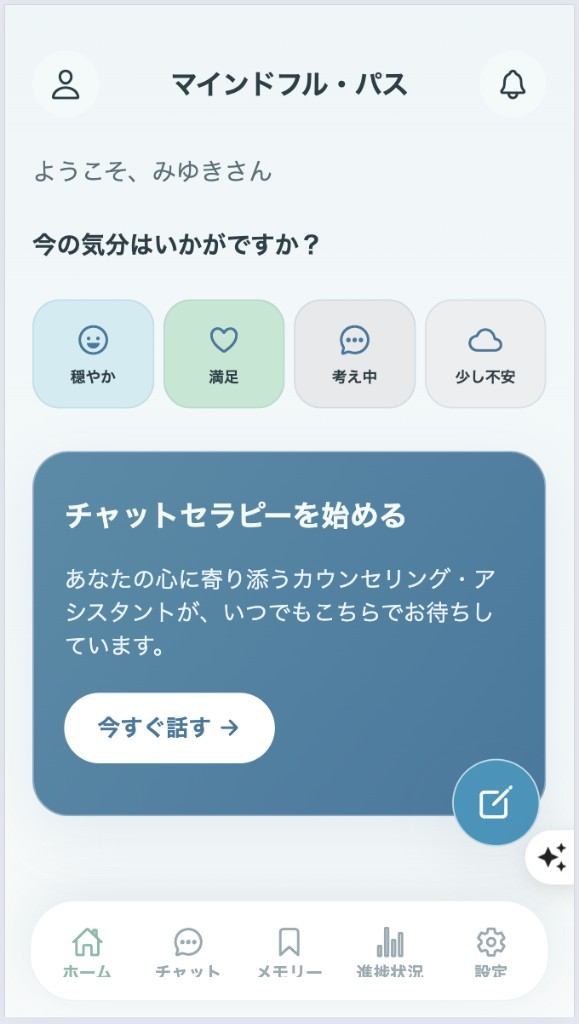
#> input picture images/cbt-thumb-tab1-home.png, 579 x 1024 px
$ python build_thumb_cbt_mockups.py
#> lines starting #> are read from the running program, lines starting #| are printed output that depends on the picture; after the words box and inside, x2 and y2 are one past the last pixel; in counts of white or black regions, pixels touching at a corner belong together
#!/usr/bin/env python3
"""
CBTアプリの4タブスクショをスマホモックに収め、WORKS用サムネ（1600×1200）へ横一列で配置する。
"""

from __future__ import annotations

from pathlib import Path

from PIL import Image, ImageDraw, ImageFilter

ROOT = Path(__file__).resolve().parent
SOURCES = (
    ROOT / "cbt-thumb-tab1-home.png",
    ROOT / "cbt-thumb-tab2-chat.png",
    ROOT / "cbt-thumb-tab3-memory.png",
    ROOT / "cbt-thumb-tab4-progress.png",
)
OUT = ROOT / "thumb-cbt-mindful-path.jpg"

CANVAS_W, CANVAS_H = 1600, 1200
GAP = 28
SIDE = 48
BG = (233, 236, 241)

BODY_FILL = (26, 28, 40, 255)
NOTCH_FILL = (8, 9, 12, 240)
HOME_BAR = (230, 230, 238, 200)
SCREEN_BG = (244, 247, 250)


def draw_rounded_mask(size: tuple[int, int], radius: int) -> Image.Image:
    mask = Image.new("L", size, 0)
    ImageDraw.Draw(mask).rounded_rectangle(
        (0, 0, size[0] - 1, size[1] - 1), radius=radius, fill=255
    )
    return mask


def resize_cover_top(im: Image.Image, tw: int, th: int) -> Image.Image:
    """画面領域いっぱいに覆う。上端基準でクロップ（UIヘッダーが切れにくい）。"""
    rgb = im.convert("RGB")
    w, h = rgb.size
    scale = max(tw / w, th / h)
    nw = max(1, int(round(w * scale)))
    nh = max(1, int(round(h * scale)))
    resized = rgb.resize((nw, nh), Image.Resampling.LANCZOS)
    left = max(0, (nw - tw) // 2)
    top = 0
    return resized.crop((left, top, left + tw, top + th))


def phone_mock(screen: Image.Image, pw: int, ph: int) -> Image.Image:
    """外寸 pw×ph の端末フレーム。画面はベゼル内に上寄せでフィット。"""
    bezel = max(8, pw // 28)
    notch_h = max(12, ph // 72)
    top_band = bezel + notch_h + max(8, ph // 150)
    bottom_band = bezel + max(14, ph // 56)

    sx0, sy0 = bezel, top_band
    sw = pw - bezel * 2
    sh = ph - top_band - bottom_band
    screen_r = max(14, pw // 14)
    outer_r = max(24, min(pw, ph) // 10)

    out = Image.new("RGBA", (pw, ph), (0, 0, 0, 0))

    body_mask = draw_rounded_mask((pw, ph), outer_r)
    body = Image.new("RGBA", (pw, ph), BODY_FILL)
    body.putalpha(body_mask)
    out.alpha_composite(body)

    # ノッチ
    nw = int(pw * 0.36)
    nx = (pw - nw) // 2
    ny = max(2, bezel // 2)
    notch = Image.new("RGBA", (nw, notch_h), (0, 0, 0, 0))
    ImageDraw.Draw(notch).rounded_rectangle(
        (0, 0, nw - 1, notch_h - 1), radius=notch_h // 2, fill=NOTCH_FILL
    )
    out.alpha_composite(notch, (nx, ny))

    # 画面（角丸クリップ）
    content = resize_cover_top(screen, sw, sh)
    screen_layer = Image.new("RGBA", (sw, sh), SCREEN_BG + (255,))
    screen_layer.paste(content, (0, 0))
    r_scr = min(screen_r, sw // 4, sh // 12)
    screen_layer.putalpha(draw_rounded_mask((sw, sh), r_scr))
    out.alpha_composite(screen_layer, (sx0, sy0))

    # ホームインジケータ
    bw = max(28, pw // 3)
    bh = max(4, ph // 150)
    bx = (pw - bw) // 2
    by = ph - bottom_band // 2 - bh // 2
    home = Image.new("RGBA", (bw, bh), (0, 0, 0, 0))
    ImageDraw.Draw(home).rounded_rectangle(
        (0, 0, bw - 1, bh - 1), radius=bh // 2, fill=HOME_BAR
    )
    out.alpha_composite(home, (bx, by))

    return out


def drop_shadow(im: Image.Image, blur: int = 14, offset: tuple[int, int] = (0, 8)) -> Image.Image:
    w, h = im.size
    pad = blur * 2 + max(offset) + 8
    canvas = Image.new("RGBA", (w + pad * 2, h + pad * 2), (0, 0, 0, 0))
    shadow = Image.new("RGBA", (w, h), (40, 48, 62, 80))
    shadow = shadow.filter(ImageFilter.GaussianBlur(radius=blur))
    ox, oy = pad + offset[0], pad + offset[1]
    canvas.alpha_composite(shadow, (ox, oy))
    canvas.alpha_composite(im, (pad, pad))
    return canvas


def main() -> None:
    for p in SOURCES:
        if not p.is_file():
            raise FileNotFoundError(p)

    screens = [Image.open(p).convert("RGB") for p in SOURCES]
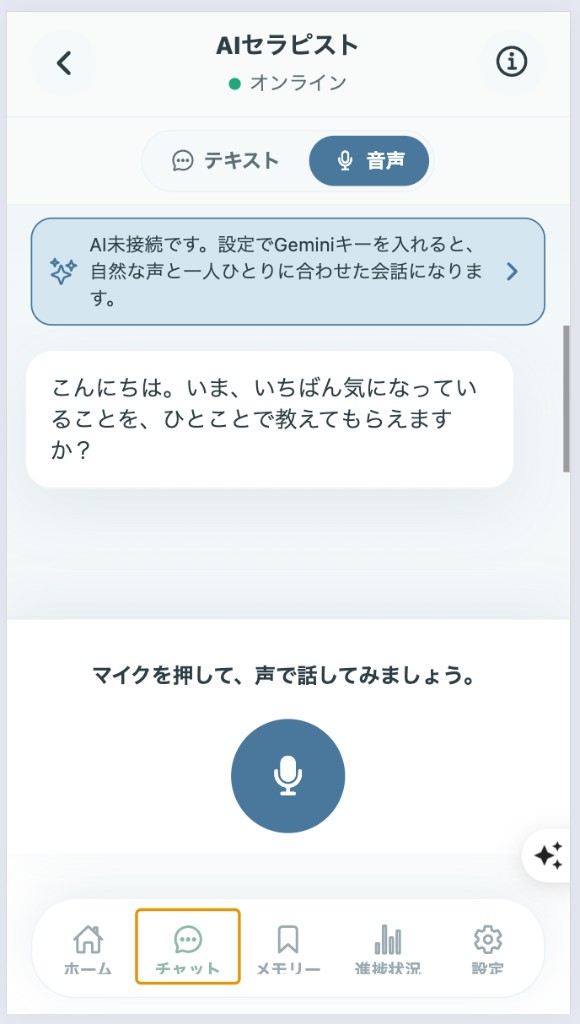
#> input picture images/cbt-thumb-tab2-chat.png, 580 x 1024 px
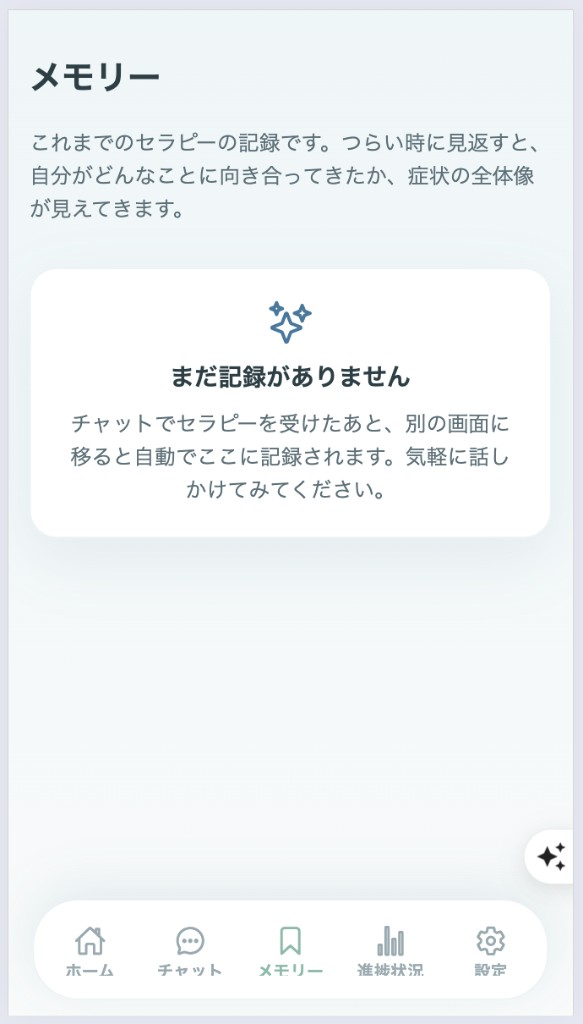
#> input picture images/cbt-thumb-tab3-memory.png, 583 x 1024 px
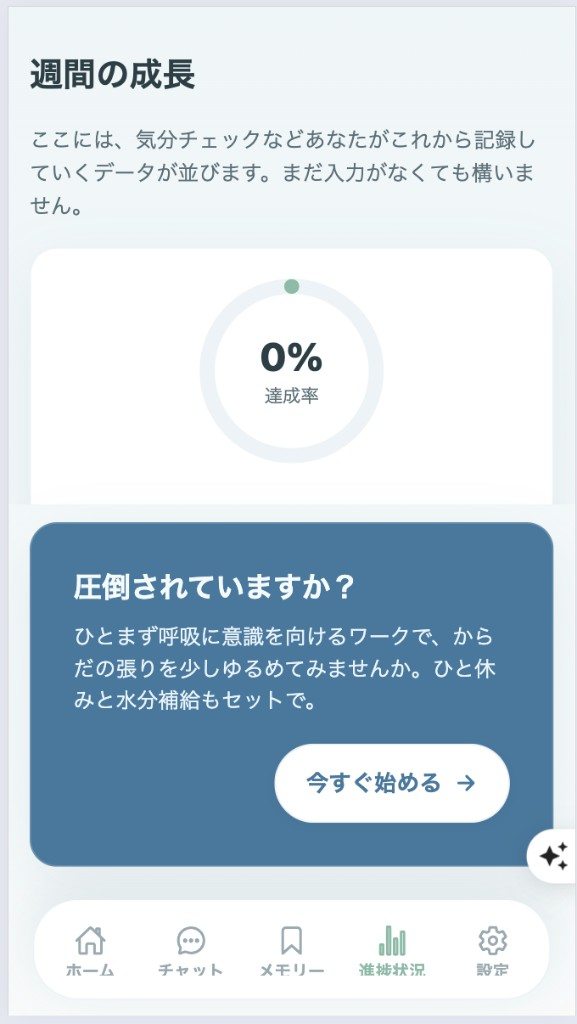
#> input picture images/cbt-thumb-tab4-progress.png, 577 x 1024 px
#> screens = 4 items

    content_w = CANVAS_W - SIDE * 2
    content_h = CANVAS_H - SIDE * 2
    cols = len(screens)
#> cols = 4
    total_gap = (cols - 1) * GAP
#> total_gap = 84

    ar_phone = 2.08
    pw = min(
        (content_w - total_gap) // cols,
        int(content_h / ar_phone),
    )
#> pw = 355
    ph = int(pw * ar_phone)
#> ph = 738
    if ph > content_h:
        ph = content_h
        pw = int(ph / ar_phone)

    handsets = [phone_mock(s, pw, ph) for s in screens]
#> in phone_mock, `bezel = max(8, pw // 28)`: bezel = 12
#> in phone_mock, `top_band = bezel + notch_h + max(8, ph // 150)`: top_band = 32
#> in phone_mock, `bottom_band = bezel + max(14, ph // 56)`: bottom_band = 26
#> in phone_mock, `sx0, sy0 = bezel, top_band`: sx0 = 12; sy0 = 32
#> in phone_mock, `sw = pw - bezel * 2`: sw = 331
#> in phone_mock, `sh = ph - top_band - bottom_band`: sh = 680
#> in phone_mock, `screen_r = max(14, pw // 14)`: screen_r = 25
#> in phone_mock, `outer_r = max(24, min(pw, ph) // 10)`: outer_r = 35
#> in phone_mock, `out = Image.new("RGBA", (pw, ph), (0, 0, 0, 0))`: out: PIL image 355x738 RGBA; every value is 0
#> in draw_rounded_mask, `mask = Image.new("L", size, 0)`: mask: PIL image 355x738 L; every value is 0
#> in draw_rounded_mask, `ImageDraw.Draw(mask).rounded_rectangle( (0, 0, size[0] - 1, size[1] - ..`:
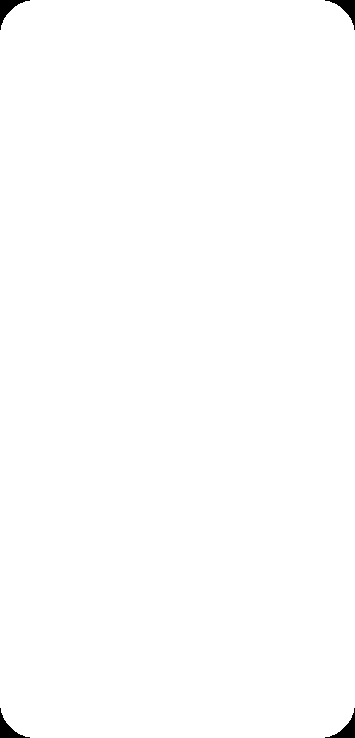
#> mask: PIL image 355x738 L; 99.6% white; 4 black regions, box (x1, y1, x2, y2) and area: (0, 0, 30, 30) 275, (325, 0, 355, 30) 275, (0, 708, 30, 738) 275, (325, 708, 355, 738) 275
#> in phone_mock, `body = Image.new("RGBA", (pw, ph), BODY_FILL)`:
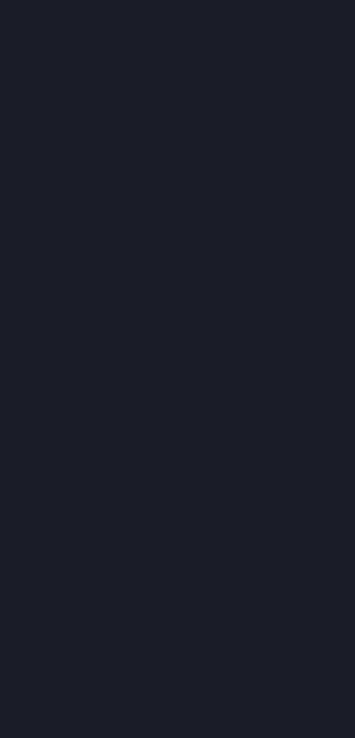
#> body: PIL image 355x738 RGBA; mean R, G, B, A 26, 28, 40, 255
#> in phone_mock, `nw = int(pw * 0.36)`: nw = 127
#> in phone_mock, `nx = (pw - nw) // 2`: nx = 114
#> in phone_mock, `ny = max(2, bezel // 2)`: ny = 6
#> in resize_cover_top, rgb is the input picture: PIL image 579x1024 RGB; mean R, G, B 192.5, 209.9, 220.2
#> in resize_cover_top, `scale = max(tw / w, th / h)`: scale = 0.664
#> in resize_cover_top, `nw = max(1, int(round(w * scale)))`: nw = 384
#> in resize_cover_top, `nh = max(1, int(round(h * scale)))`: nh = 680
#> in resize_cover_top, `left = max(0, (nw - tw) // 2)`: left = 26
#> in phone_mock, `r_scr = min(screen_r, sw // 4, sh // 12)`: r_scr = 25
#> in draw_rounded_mask (call 2), `mask = Image.new("L", size, 0)`: mask: PIL image 331x680 L; every value is 0
#> in draw_rounded_mask (call 2), `ImageDraw.Draw(mask).rounded_rectangle( (0, 0, size[0] - 1, size[1] - ..`: mask: PIL image 331x680 L; 99.7% white; 4 black regions, box (x1, y1, x2, y2) and area: (0, 0, 21, 21) 144, (310, 0, 331, 21) 144, (0, 659, 21, 680) 144, (310, 659, 331, 680) 144
#> in phone_mock, `bw = max(28, pw // 3)`: bw = 118
#> in phone_mock, `bh = max(4, ph // 150)`: bh = 4
#> in phone_mock, `bx = (pw - bw) // 2`: bx = 118
#> in phone_mock, `by = ph - bottom_band // 2 - bh // 2`: by = 723
#> in resize_cover_top, rgb is the input picture: PIL image 580x1024 RGB; mean R, G, B 235.4, 240.2, 242.8
#> in resize_cover_top, rgb is the input picture: PIL image 583x1024 RGB; mean R, G, B 240.7, 244.3, 246
#> in resize_cover_top, rgb is the input picture: PIL image 577x1024 RGB; mean R, G, B 197.6, 212.1, 222.8
#> handsets = 4 items
    row_w = cols * pw + total_gap
#> row_w = 1504

    base = Image.new("RGBA", (CANVAS_W, CANVAS_H), BG + (255,))
    start_x = SIDE + (content_w - row_w) // 2
#> start_x = 48
    start_y = SIDE + (content_h - ph) // 2
#> start_y = 231

    x = start_x
#> x = 48
    for handset in handsets:
        framed = drop_shadow(handset)
        pad = (framed.size[0] - pw) // 2
        base.alpha_composite(framed, (x - pad, start_y - pad))
        x += pw + GAP
#> this loop made 4 passes
#> x on passes 1 to 4: 431, 814, 1197, 1580
#> pass 1, in drop_shadow, `shadow = Image.new("RGBA", (w, h), (40, 48, 62, 80))`:
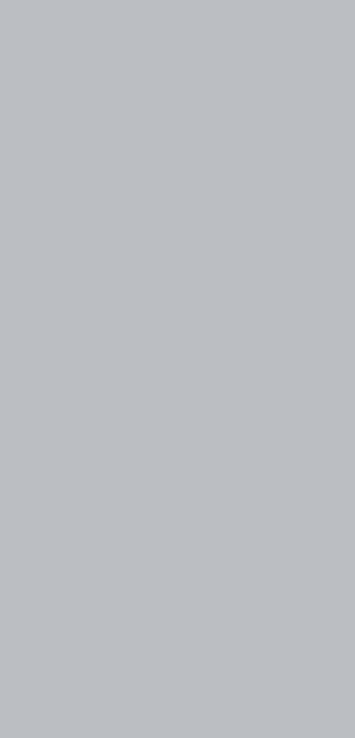
#> shadow: PIL image 355x738 RGBA; mean R, G, B, A 40, 48, 62, 80; transparent parts drawn white
#> after the loop:
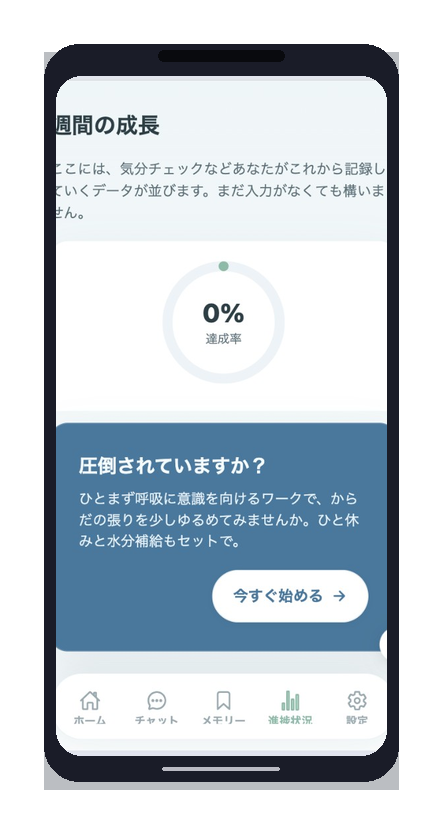
#> framed: PIL image 443x826 RGBA; mean R, G, B, A 121.9, 131.7, 140, 182.6; transparent parts drawn white
#> after the loop, x = 1580

    base.convert("RGB").save(OUT, format="JPEG", quality=92, optimize=True)
    print(f"Wrote {OUT} (mock {pw}×{ph}, row {row_w}px)")
#| Wrote images/thumb-cbt-mindful-path.jpg (mock 355×738, row 1504px)


if __name__ == "__main__":
    main()
